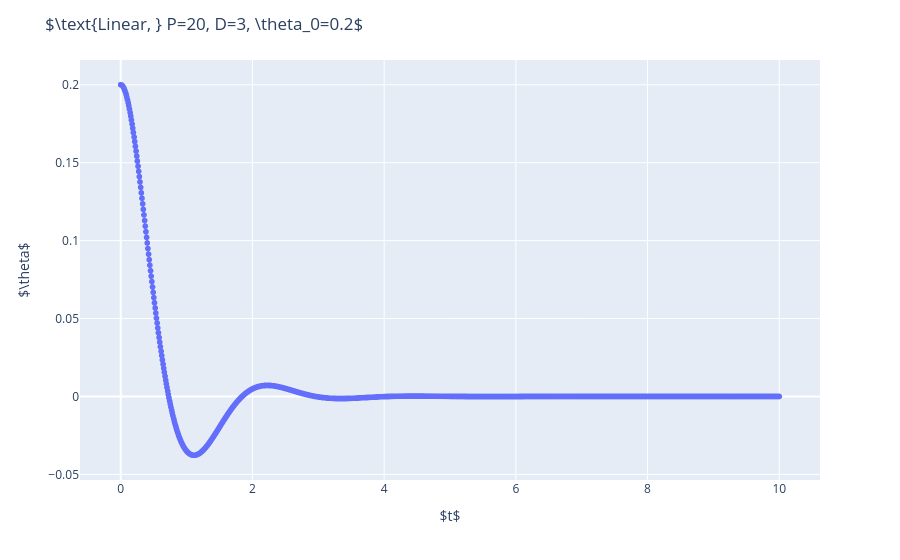

Notebook code cell kept with this figure:
### Code cell
P = 20
D = 3

def eom_linear_pd(
    t: float,
    state: tuple[float, float, float],
) -> tuple[float, float, float]:
    theta, theta_dot, phi_dot = state
    phi_ddot = P * theta + D * theta_dot
    theta_ddot = (m * g * l * np.sin(theta) - Iw * phi_ddot) / Ib

    return theta_dot, theta_ddot, phi_ddot

theta_0 = 0.2
solution = solve_ivp(eom_linear_pd, t_span=[0, 10], y0=[theta_0, 0, 0], max_step=0.01)
assert solution.success

fig = px.scatter(x=solution.t, y=solution.y[0])
fig.update_layout(
    title=rf"$\text{{Linear, }} P={P}, D={D}, \theta_0={theta_0}$",
    xaxis_title=r"$t$",
    yaxis_title=r"$\theta$",
)

### Figure 1 — Plotly figure (JSON) as saved in the notebook; plotly's stock layout.template omitted (floating-point values rounded to 4 significant figures; data arrays with more than 128 entries replaced by an {"elided": "..."} marker saying what was removed)
{"data": [{"hovertemplate": "x=%{x}<br>y=%{y}<extra></extra>", "legendgroup": "", "marker": {"color": "#636efa", "symbol": "circle"}, "mode": "markers", "name": "", "showlegend": false, "type": "scattergl", "x": {"elided": "1003 float values"}, "xaxis": "x", "y": {"elided": "1003 float values"}, "yaxis": "y"}], "layout": {"legend": {"tracegroupgap": 0}, "margin": {"t": 60}, "title": {"text": "$\\text{Linear, } P=20, D=3, \\theta_0=0.2$"}, "xaxis": {"anchor": "y", "domain": [0, 1], "title": {"text": "$t$"}}, "yaxis": {"anchor": "x", "domain": [0, 1], "title": {"text": "$\\theta$"}}}}
